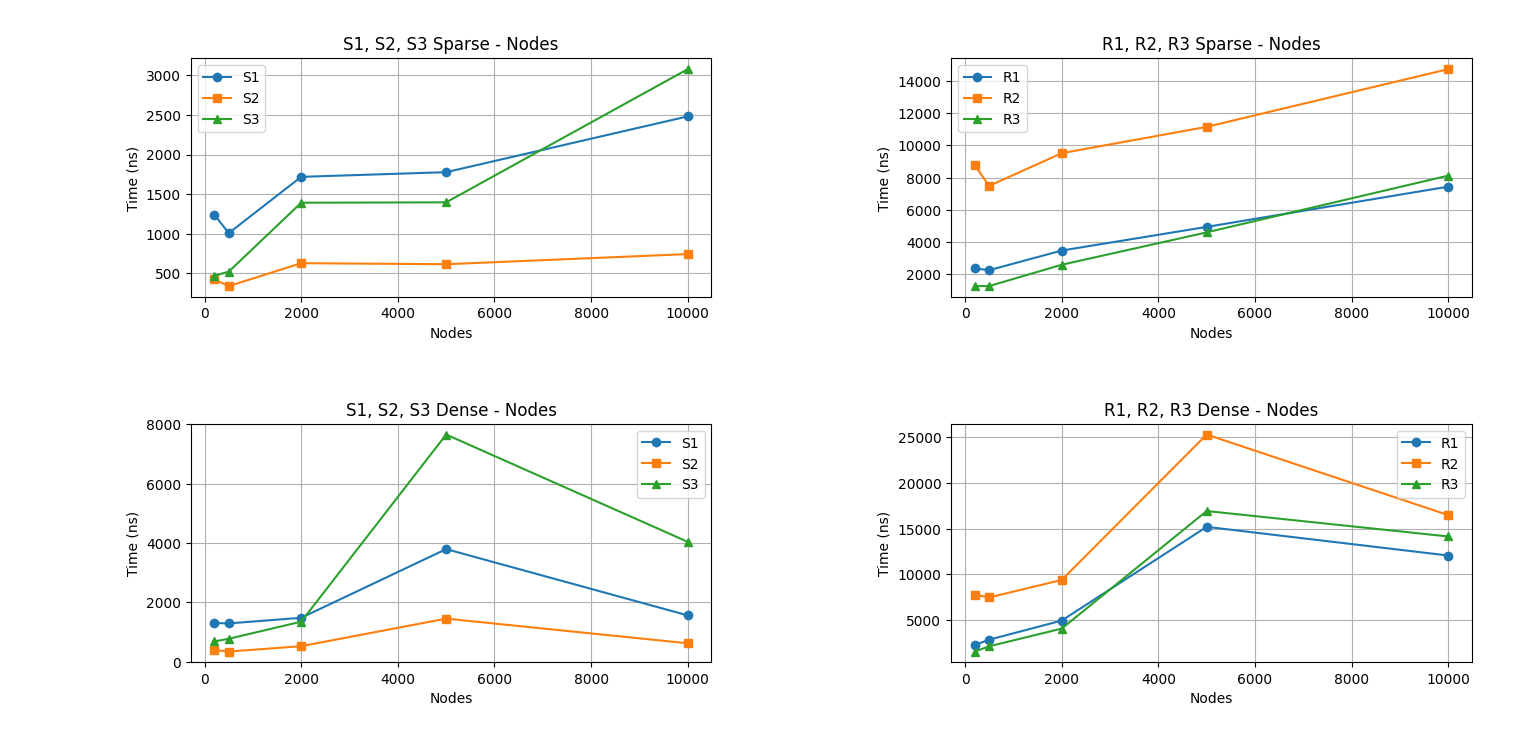

The Python source for this figure:
import matplotlib.pyplot as plt

nodes = [200, 500, 2000, 5000, 10000]

S1Sparse = [1241.06, 1006.99, 1717.96, 1776.95, 2482.01]
S2Sparse = [423.01, 337.02, 627.04, 614.03, 742.03]
S3Sparse = [467.97, 520.00, 1391.02, 1395.98, 3079.00]

R1Sparse = [2366.89, 2260.96, 3478.92, 4945.89, 7444.06]
R2Sparse = [8760.01, 7495.03, 9520.10, 11156.09, 14739.06]
R3Sparse = [1268.12, 1275.99, 2595.95, 4606.05, 8127.94]

S1Dense = [1307.00, 1293.95, 1483.88, 3796.99, 1563.94]
S2Dense = [402.04, 346.01, 527.00, 1454.99, 624.95]
S3Dense = [685.95, 776.05, 1353.19, 7657.06, 4041.10]

R1Dense = [2246.01, 2825.97, 4919.01, 15192.03, 12049.97]
R2Dense = [7745.01, 7452.01, 9371.96, 25312.94, 16483.02]
R3Dense = [1522.95, 2104.01, 4039.05, 16928.95, 14140.00]

#S1, S2, S3 Sparse
plt.subplot(2, 2, 1)
plt.plot(nodes, S1Sparse, label='S1', marker='o')
plt.plot(nodes, S2Sparse, label='S2', marker='s')
plt.plot(nodes, S3Sparse, label='S3', marker='^')
plt.title('S1, S2, S3 Sparse - Nodes')
plt.xlabel('Nodes')
plt.ylabel('Time (ns)')
plt.legend()
plt.grid(True)

#R1, R2, R3 Sparse
plt.subplot(2, 2, 2)
plt.plot(nodes, R1Sparse, label='R1', marker='o')
plt.plot(nodes, R2Sparse, label='R2', marker='s')
plt.plot(nodes, R3Sparse, label='R3', marker='^')
plt.title('R1, R2, R3 Sparse - Nodes')
plt.xlabel('Nodes')
plt.ylabel('Time (ns)')
plt.legend()
plt.grid(True)

#S1, S2, S3 Dense
plt.subplot(2, 2, 3)
plt.plot(nodes, S1Dense, label='S1', marker='o')
plt.plot(nodes, S2Dense, label='S2', marker='s')
plt.plot(nodes, S3Dense, label='S3', marker='^')
plt.title('S1, S2, S3 Dense - Nodes')
plt.xlabel('Nodes')
plt.ylabel('Time (ns)')
plt.legend()
plt.grid(True)

#R1, R2, R3 Dense
plt.subplot(2, 2, 4)
plt.plot(nodes, R1Dense, label='R1', marker='o')
plt.plot(nodes, R2Dense, label='R2', marker='s')
plt.plot(nodes, R3Dense, label='R3', marker='^')
plt.title('R1, R2, R3 Dense - Nodes')
plt.xlabel('Nodes')
plt.ylabel('Time (ns)')
plt.legend()
plt.grid(True)

plt.tight_layout()
plt.show()


# plt.subplot(2, 2, 1)
# plt.plot(nodes, S2Sparse, label='S2', marker='s')
# plt.title('S2 Sparse - Nodes')
# plt.xlabel('Nodes')
# plt.ylabel('Time (ns)')
# plt.legend()
# plt.grid(True)

# plt.subplot(2, 2, 2)
# plt.plot(nodes, R2Sparse, label='R2', marker='s')
# plt.title('R2 Sparse - Nodes')
# plt.xlabel('Nodes')
# plt.ylabel('Time (ns)')
# plt.legend()
# plt.grid(True)

# plt.subplot(2, 2, 3)
# plt.plot(nodes, S2Dense, label='S2', marker='s')
# plt.title('S2 Dense - Nodes')
# plt.xlabel('Nodes')
# plt.ylabel('Time (ns)')
# plt.legend()
# plt.grid(True)

# plt.subplot(2, 2, 4)
# plt.plot(nodes, R2Dense, label='R2', marker='s')
# plt.title('R2 Dense - Nodes')
# plt.xlabel('Nodes')
# plt.ylabel('Time (ns)')
# plt.legend()
# plt.grid(True)

# plt.tight_layout()
# plt.show()
